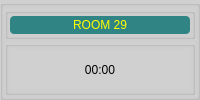
    <widget class="QGroupBox" name="groupBoxRM_29">
     <property name="styleSheet">
      <string notr="true">background-color: rgb(208, 208, 208);</string>
     </property>
     <property name="title">
      <string/>
     </property>
     <layout class="QVBoxLayout" name="verticalLayout_108">
      <property name="spacing">
       <number>2</number>
      </property>
      <property name="margin">
       <number>2</number>
      </property>
      <item>
       <widget class="QGroupBox" name="groupBox_59">
        <property name="sizePolicy">
         <sizepolicy hsizetype="Preferred" vsizetype="Preferred">
          <horstretch>0</horstretch>
          <verstretch>1</verstretch>
         </sizepolicy>
        </property>
        <property name="title">
         <string/>
        </property>
        <layout class="QVBoxLayout" name="verticalLayout_109">
         <property name="spacing">
          <number>2</number>
         </property>
         <property name="margin">
          <number>2</number>
         </property>
         <item>
          <widget class="QLabel" name="label_30">
           <property name="styleSheet">
            <string notr="true">background-color: rgb(48, 132, 132);
color: rgb(255, 255, 0);
border-radius: 4px;
font: 12pt &quot;Alef&quot;;</string>
           </property>
           <property name="text">
            <string>ROOM 29</string>
           </property>
           <property name="alignment">
            <set>Qt::AlignCenter</set>
           </property>
          </widget>
         </item>
        </layout>
       </widget>
      </item>
      <item>
       <widget class="QGroupBox" name="box29">
        <property name="sizePolicy">
         <sizepolicy hsizetype="Preferred" vsizetype="Preferred">
          <horstretch>0</horstretch>
          <verstretch>3</verstretch>
         </sizepolicy>
        </property>
        <property name="font">
         <font>
          <pointsize>15</pointsize>
         </font>
        </property>
        <property name="title">
         <string/>
        </property>
        <property name="alignment">
         <set>Qt::AlignCenter</set>
        </property>
        <layout class="QVBoxLayout" name="verticalLayout_36">
         <property name="spacing">
          <number>2</number>
         </property>
         <property name="margin">
          <number>2</number>
         </property>
         <item>
          <widget class="QLabel" name="label29">
           <property name="sizePolicy">
            <sizepolicy hsizetype="Preferred" vsizetype="Preferred">
             <horstretch>0</horstretch>
             <verstretch>4</verstretch>
            </sizepolicy>
           </property>
           <property name="styleSheet">
            <string notr="true">font: 26pt &quot;MS Shell Dlg 2&quot;;</string>
           </property>
           <property name="text">
            <string>00:00</string>
           </property>
           <property name="alignment">
            <set>Qt::AlignCenter</set>
           </property>
          </widget>
         </item>
        </layout>
       </widget>
      </item>
     </layout>
    </widget>
